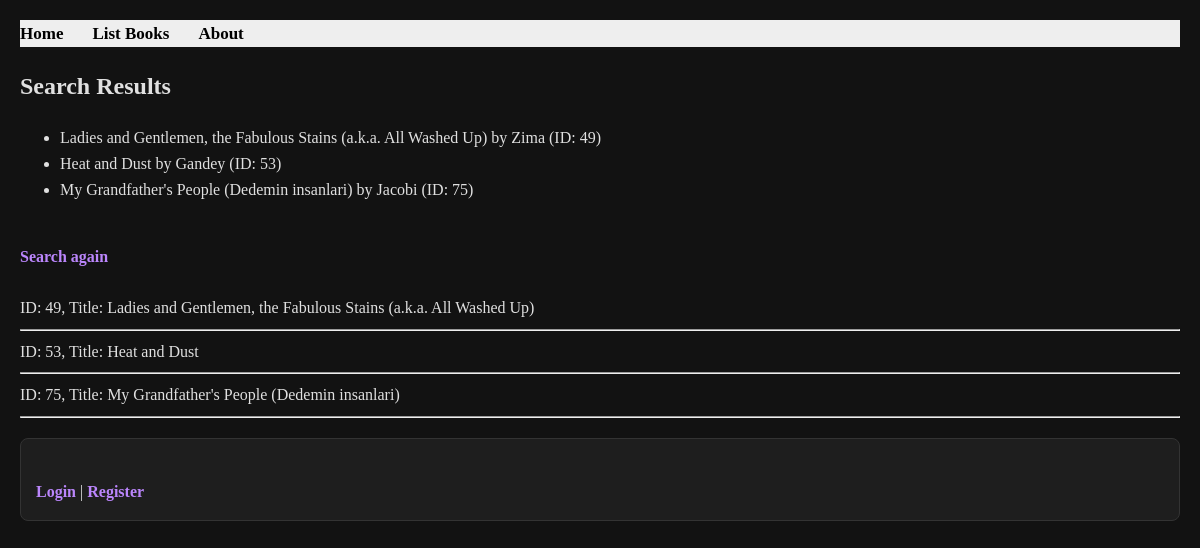
/books/simple/query/, run on the app's committed database.
### apps/bookmodule/models.py (models this page shows)
class Book(models.Model):
    title = models.CharField(max_length = 50)
    author = models.CharField(max_length = 50)
    price = models.FloatField(default = 0.0)
    edition = models.SmallIntegerField(default = 1)

### apps/bookmodule/views.py (the view)
# urls.py: path('simple/query/', views.simple_query, name='books.simple_query'),
def simple_query(request):
    mybooks=Book.objects.filter(title__icontains='and') # <- multiple objects
    return render(request, 'bookmodule/bookList.html', {'books':mybooks})

### apps/templates/bookmodule/bookList.html (shortened to what this page needs)
{% extends "layouts/base.html" %}
{% block content %}
    <h2>Search Results</h2>
    <ul>
    {% for book in books %}
        <li>{{ book.title }} by {{ book.author }} (ID: {{ book.id }})</li>
    {% empty %}
        <li>No books found matching your criteria.</li>
    {% endfor %}
    </ul>
    <br>
    <a href="/books/search">Search again</a>
    <br>
    <br>
    {% for obj in books %}
    ID: {{obj.id}}, Title: {{obj.title}}
    <hr>
{% endfor %}
{% endblock %}

### apps/templates/layouts/base.html (style rules this page uses)
:root { --bg-color: #121212; --text-color: #e0e0e0; --nav-bg: #1e1e1e; --link-color: #bb86fc; --border-color: #333333; }
body { background-color: var(--bg-color); color: var(--text-color); margin: 0; padding: 20px; line-height: 1.6; }
a { color: var(--link-color); text-decoration: none; font-weight: bold; }

### data on the page
Book: title "Ladies and Gentlemen, the Fabulous Stains (a.k.a. All Washed Up)", author "Zima", id "49"
Book: title "Heat and Dust", author "Gandey", id "53"
Book: title "My Grandfather's People (Dedemin insanlari)", author "Jacobi", id "75"
